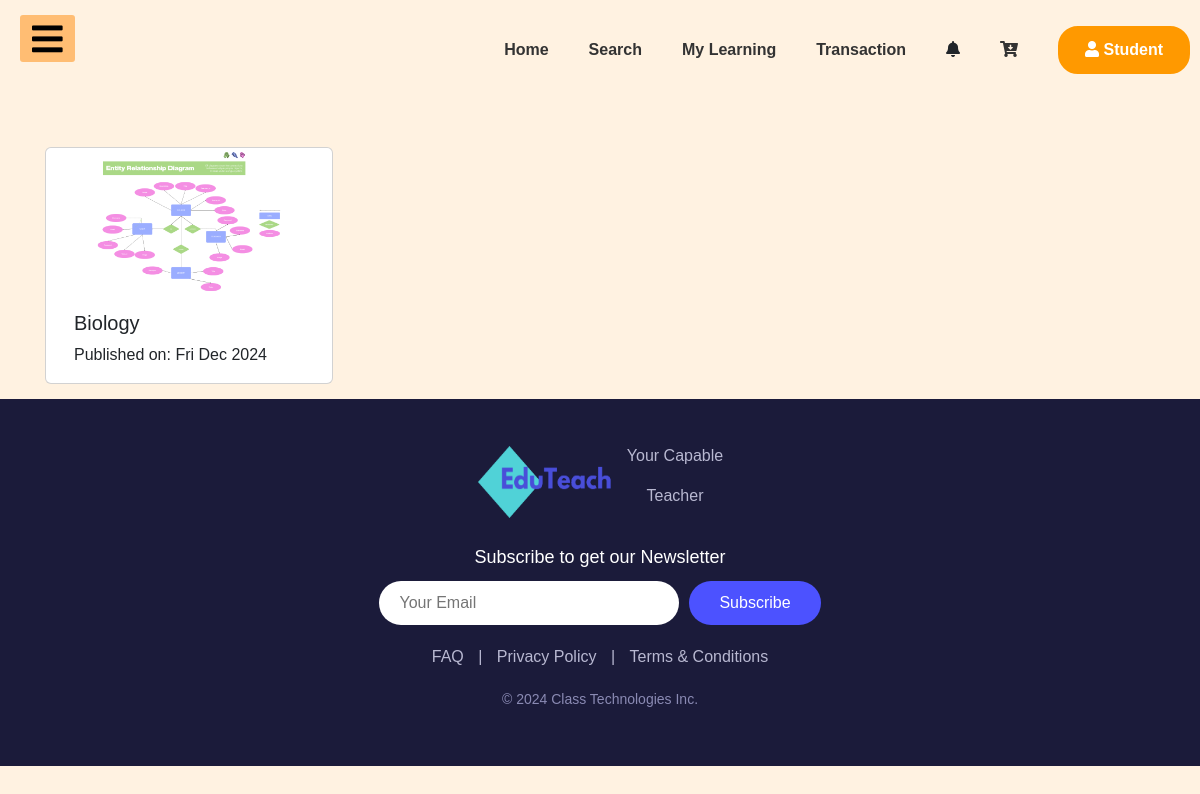
Screenshot of /courses_app/ with the database file from the repository.
### courses_app/models.py (models this page shows, shortened)
class Post(models.Model):
    author = models.ForeignKey(User, on_delete=models.CASCADE)  # Ganti Teacher menjadi User
    title = models.CharField(max_length=200)
    text = models.TextField()
    price = models.DecimalField(max_digits=10, decimal_places=2, default=0.00)
    created_date = models.DateTimeField(default=timezone.now)
    thumbnail = models.ImageField(upload_to='thumbnail', blank=True)
    video = EmbedVideoField(blank=True, null=True)  # Tambahkan field untuk video
    published_date = models.DateTimeField(blank=True, null=True)

### courses_app/views.py (the view)
# urls.py: path('', views.PostListView.as_view(), name='post_list'),
class PostListView(ListView):
    model = Post
    def get_queryset(self):
        return Post.objects.filter(published_date__lte=timezone.now()).order_by('-published_date')

### courses_app/templates/courses_app/post_list.html
{% extends 'dashboard_app/base_dashboard_student.html' %}
{% block body_block %}
<div class="container mt-4">
    <div class="row">
        {% for post in post_list %}
            <div class="card" style="width: 18rem; margin: 15px;">
                <a href="{% url 'post_detail' pk=post.pk %}" style="text-decoration: none; color: inherit;">
                    {% if post.thumbnail %}
                        <img src="{{ post.thumbnail.url }}" class="card-img-top" alt="Thumbnail">
                    {% else %}
                        <p class="text-center">No image available</p>
                    {% endif %}
                    <div class="card-body">
                        <h5 class="card-title">{{ post.title }}</h5>
                        <p class="card-text">Published on: {{ post.published_date | date:"D M Y" }}</p>
                    </div>
                </a>
            </div>
        {% endfor %}
    </div>
</div>
{% endblock %}

### static/css/base_dashboard.css (style rules this page uses)
* { padding: 0; margin: 0; list-style: none; text-decoration: none; }
body { font-family: 'Roboto', sans-serif; background-color: #FFF2E1; }
* { box-sizing: border-box; }
body { font-family: Arial, Helvetica, sans-serif; margin: 0; }

### rows the page displays
Post: thumbnail (picture), title "Biology", published_date "Fri Dec 2024"
